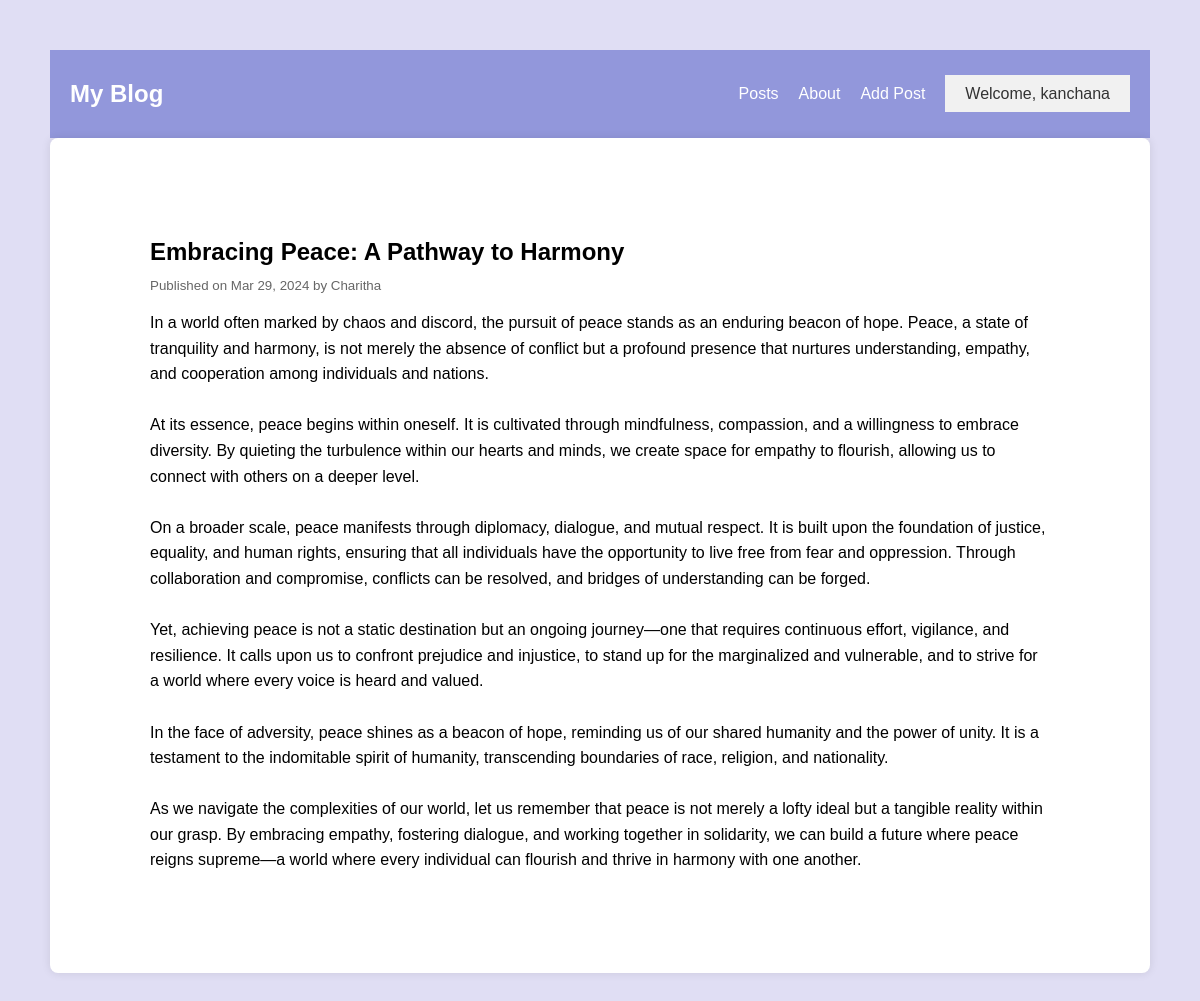
The app's page /post/5/ (signed in) with its own data.
### blog/models.py (models this page shows, shortened)
class Post(models.Model):
    post_id = models.BigAutoField(primary_key=True)
    title = models.CharField(max_length=120)
    content = models.TextField()
    image = models.ImageField(upload_to=upload_location)
    published_at = models.DateTimeField(default=timezone.now)
    author = models.ForeignKey(User, on_delete=models.CASCADE)
    class Meta:
        ordering = ['-published_at']

### blog/views.py (the view)
# urls.py: path('post/<int:pk>/', views.post_detail, name='post-detail'),
@login_required
def post_detail(request, pk):
    post = get_object_or_404(Post, pk=pk)
    return render(request, 'blog/post_detail.html', {'post': post})

### blog/templates/blog/post_detail.html
{% extends 'base.html' %}
{% block content %}
<div class="post-detail">
    <h2>{{ post.title }}</h2>
    <small>Published on {{ post.published_at | date:"M d, Y" }} by {{ post.author | title}}</small>
    <p>{{ post.content|linebreaksbr }}</p>
</div>
{% endblock content %}

### templates/base.html (shortened to what this page needs)
{%load static %}
<!DOCTYPE html>
<html lang="en">
  <head>
    <link rel="stylesheet" href="{% static 'css/style.css' %}" />
  </head>
  <body>
    <nav class="navbar">
      <div class="container">
          <h1 class="logo">My Blog</h1>
          <ul class="nav-links">
                <li><a href="{% url 'posts' %}">Posts</a></li>
                <li><a href="{% url 'about' %}">About</a></li>
                <li><a href="{% url 'post-create' %}">Add Post</a></li>
                {% if user.is_authenticated %}
                <div class="dropdown">
                  <a href="#" class="dropdown-button">Welcome, {{ user.username }}</a>
               </div>
                {% else %}
                    <li><a href="{% url 'register' %}">Register</a></li>
                    <li><a href="{% url 'login' %}">Login</a></li>
                {% endif %}
        </ul>
      </div>
  </nav>
    {%block content%}
    {%endblock content%}
  </body>
</html>

### static/css/style.css (style rules this page uses)
body { margin: 50px; padding: 0; font-family: Arial, sans-serif; background-color: #e0def4; }
.navbar { background-color: #9297db; color: #fff; padding: 10px 0; }
.container { max-width: 1200px; margin: 20px auto; padding: 0px 20px; display: flex; justify-content: space-between; align-items: center; }
.logo { margin: 0; }
.nav-links { list-style-type: none; margin: 0; padding: 0; display: flex; }
.nav-links li { margin-right: 20px; }
.nav-links li a { color: #fff; text-decoration: none; }
.post-detail { background-color: #fff; border-radius: 8px; box-shadow: 0 0 10px rgba(0, 0, 0, 0.1); padding: 100px; margin-bottom: 20px; }
.post-detail h2 { margin: 0 0 10px 0; }
.post-detail small { color: #666; }
.post-detail p { margin-bottom: 20px; line-height: 1.6; }
.post-detail p:last-child { margin-bottom: 0; }
.dropdown { position: relative; display: inline-block; }
.dropdown-button { background-color: #f1f1f1; color: #333; padding: 10px 20px; border: none; cursor: pointer; text-decoration: none; }

### records on screen
Post: title "Embracing Peace: A Pathway to Harmony", published_at "Mar 29, 2024", author "Charitha", content "In a world often marked by chaos and discord, the pursuit of peace stands as an enduring beacon of hope. Peace, a state of tranquility and harmony, is not merely the absence of conflict but a profound presence that nurtures understanding, empathy, and cooperation among individuals and nations. At its essence, peace begins within oneself. It is cultivated through mindfulness, compassion, and a willingness to embrace diversity. By quieting the turbulence within our hearts and minds, we create space for empathy to flourish, allowing us to connect with others on a deeper level. On a broader scale, peace manifests through diplomacy, dialogue, and mutual respect. It is built upon the foundation…"

### other values on screen
{{ user.username }} "kanchana"
